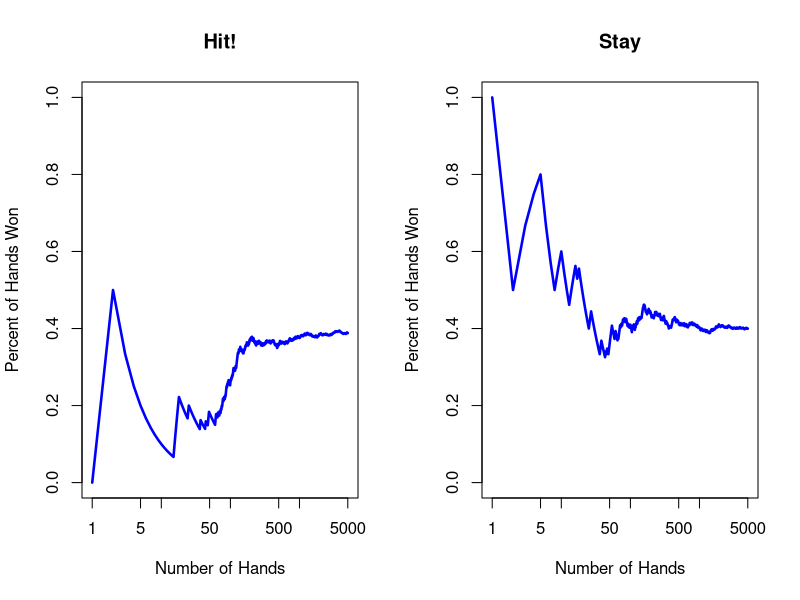
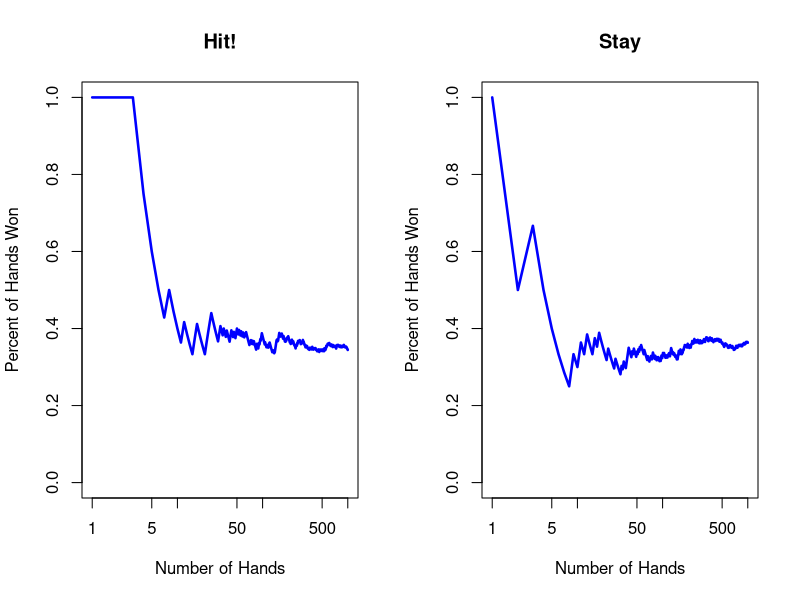
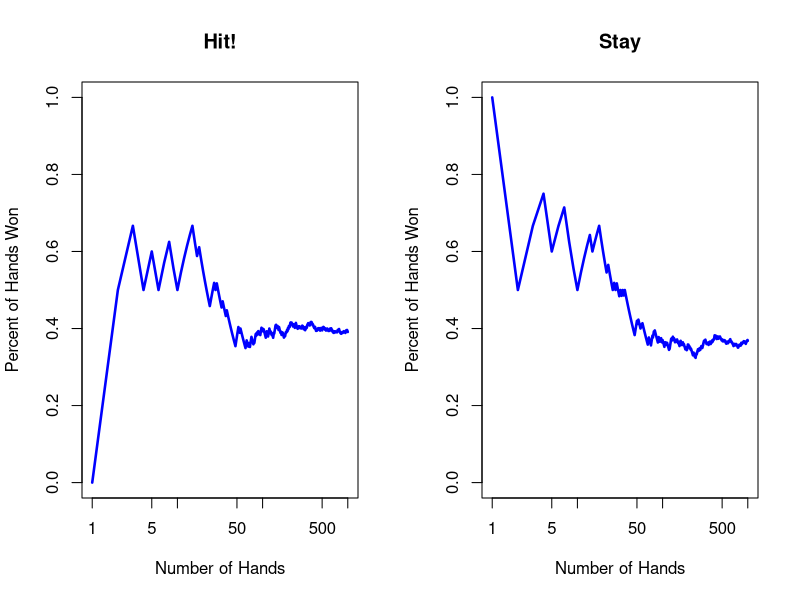
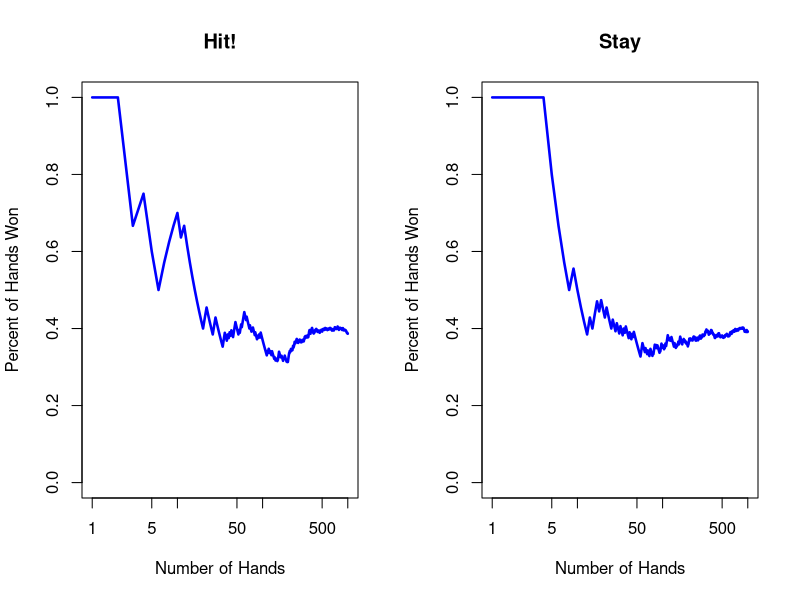
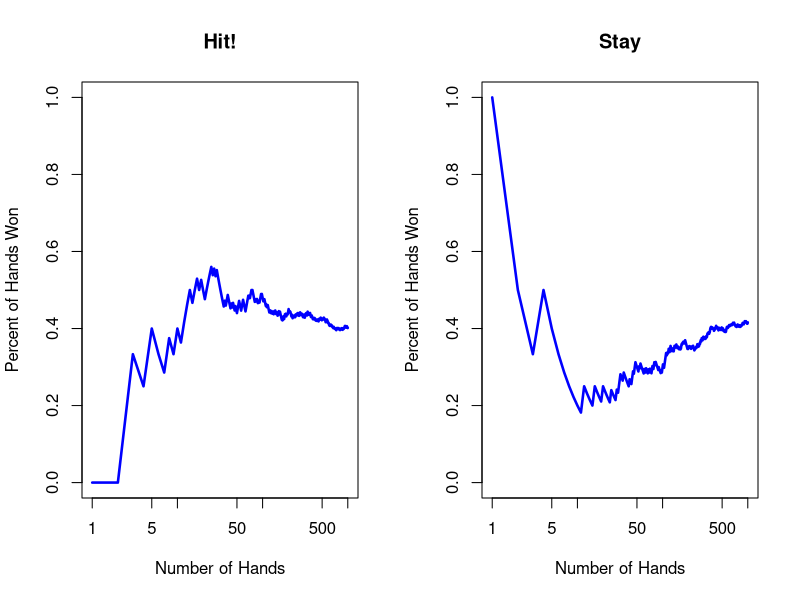
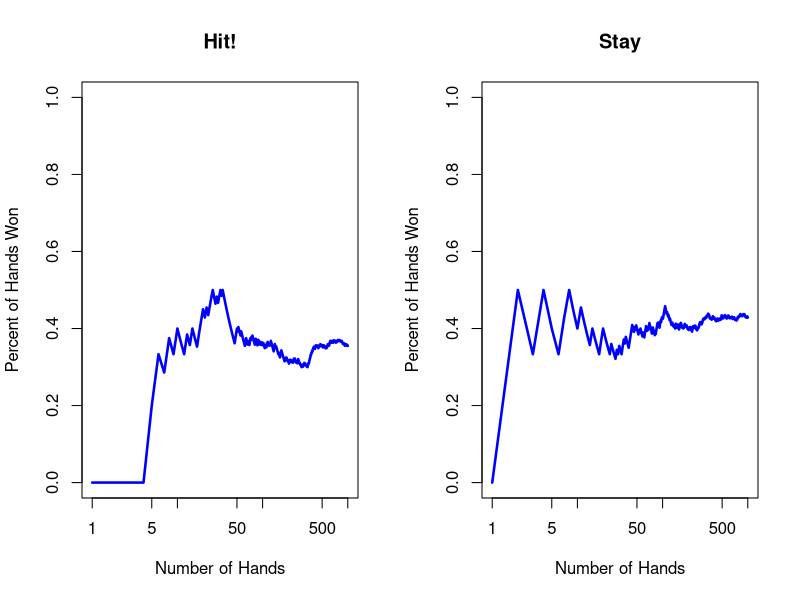
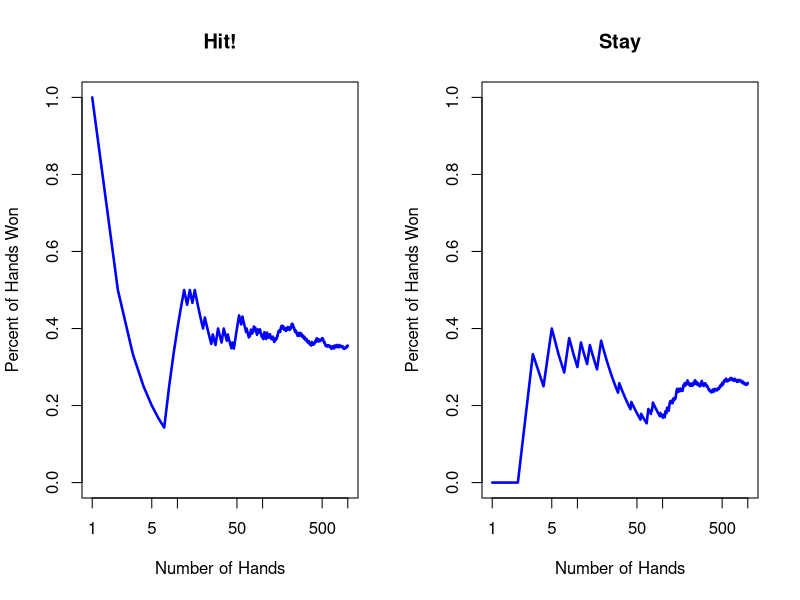
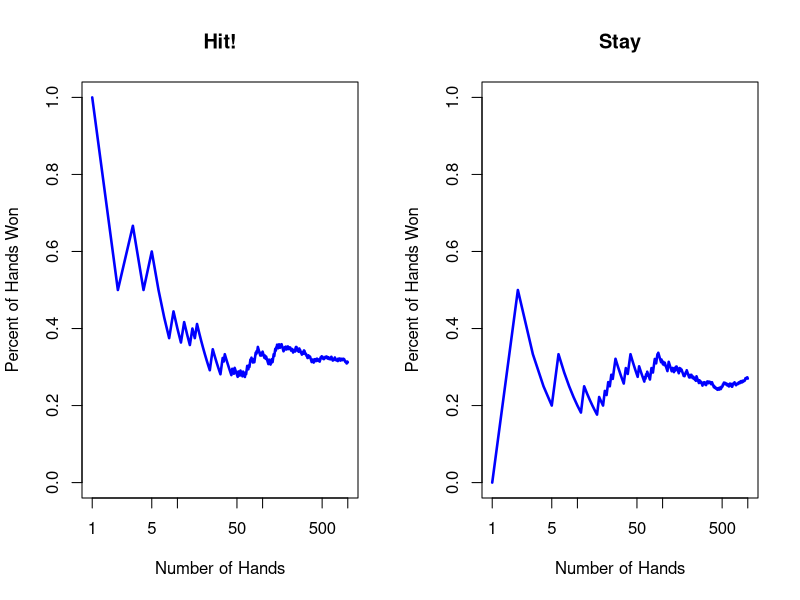

Generate these figures, in order, with R:
library(dplyr)


result <- data.frame()

draw_card <- function(){
  cards <- c(1, 2, 3, 4, 5, 6, 7, 8, 9, 10, 10, 10, 10)
  sample(cards, 1)
}


Hit <- function(you, dealer){
  
  # draw card for player
  you <- you + draw_card()
    
  # draw cards for dealer
    while (dealer < 17) {
      dealer <- dealer + draw_card()
    
    }

  # test if win or lose
  if(you > 21){result <- 'lose'}
  else if(dealer > 21){result <- 'win'}
  else if(you > dealer){result <- 'win'}
  else if(you < dealer){result <- 'lose'}
  else{result <- 'tie'}
}




Stay <- function(you, dealer){
  
  # draw card for player
  you <- you
  
  # draw cards for dealer
  while (dealer < 17) {
    dealer <- dealer + draw_card()
  }
  
  # test if win or lose
  if(you > 21){result <- 'lose'}
  else if(dealer > 21){result <- 'win'}
  else if(you > dealer){result <- 'win'}
  else if(you < dealer){result <- 'lose'}
  else{result <- 'tie'}
}


Blackjack <- function(you, dealer, sims){
  results_hit <- replicate(sims, Hit(you, dealer))
  result_stay <- replicate(sims, Stay(you, dealer))
  index <- 1:sims
  wins_freq_hit <- cumsum(results_hit == 'win') / index
  wins_freq_stay <- cumsum(result_stay == 'win') / index
  
  par(mfrow = c(1,2))
  
  plot_hit <- plot(wins_freq_hit,
       type = 'l',
       lwd = 2.5,
       col = 'blue',
       ylim = c(0,1),
       ylab = "Percent of Hands Won",
       xlab = "Number of Hands",
       main = "Hit!",
       log = 'x')
  
  plot_stay <- plot(wins_freq_stay,
                type = 'l',
                lwd = 2.5,
                col = 'blue',
                ylim = c(0,1),
                ylab = "Percent of Hands Won",
                xlab = "Number of Hands",
                main = "Stay",
                log = 'x')
  
  wins_freq_hit <- sum(results_hit == 'win') / (sum(results_hit == 'win') + sum(results_hit == 'lose'))
  wins_freq_stay <- sum(result_stay == 'win') / (sum(result_stay == 'win') + sum(result_stay == 'lose'))
  
  hit_if_positive <- round((wins_freq_hit - wins_freq_stay), digits = 3)
  
  if(hit_if_positive >= 0){
    print(paste0("Hit. % diff between Hit and Stay: ", hit_if_positive, "."))
  }
  else{print(paste0("Stay. % diff between Hit and Stay: ", hit_if_positive, "."))
  }
}

Blackjack(12,4,5000)


your_cards <- seq(12, 20, 1)
dealers_cards <- seq(2, 10, 1)

results_all <- array(rep(NA,81),dim = c(9,9))
for (i in your_cards){
  for (j in dealers_cards){

    results_all[i-11,j-1] <- Blackjack(i, j, 1000)

  }
}

final_results <- as.data.frame(results_all)
colnames(final_results) <- c("Dealer_show_2",
                     "Dealer_show_3",
                     "Dealer_show_4",
                     "Dealer_show_5",
                     "Dealer_show_6",
                     "Dealer_show_7",
                     "Dealer_show_8",
                     "Dealer_show_9",
                     "Dealer_show_10")

final_results$Your_Cards <- seq(12, 20, 1)

col_idx <- grep("Your_Cards", names(final_results))
final_results <- final_results[, c(col_idx, (1:ncol(final_results))[-col_idx])]
names(final_results)
View(final_results)
